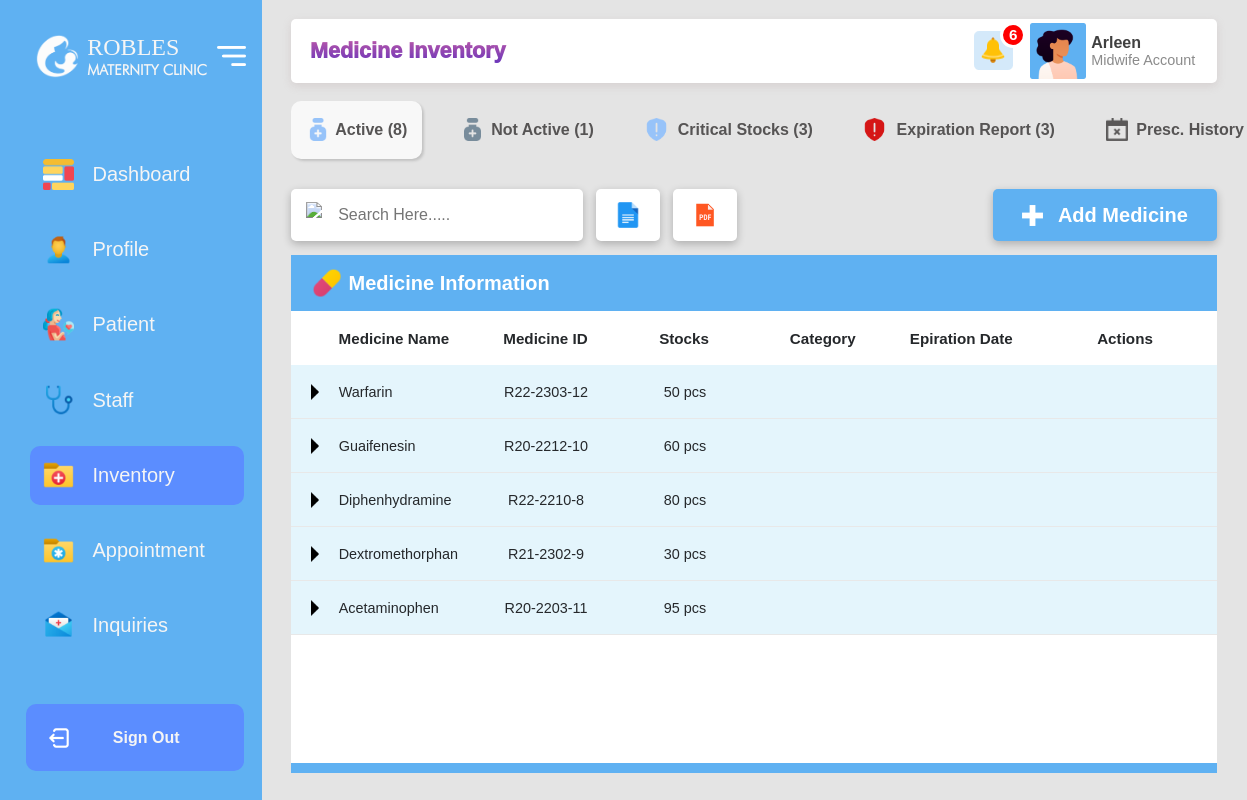
The page /adminMedicineInventory.php (signed in) on the database its author committed.
### tables this page shows
CREATE TABLE `general_tb` (
  `g_id` int(250) NOT NULL,
  `g_Sitename` varchar(250) NOT NULL,
  `g_LogoLight` varchar(250) NOT NULL,
  `g_LogoDark` varchar(250) NOT NULL,
  `g_Vision` varchar(250) NOT NULL,
  `g_Contact` varchar(250) NOT NULL,
  `g_Location` varchar(250) NOT NULL,
  `g_Email` varchar(250) NOT NULL,
  `g_WorkingHours` varchar(250) NOT NULL,
  `h_Tagline` varchar(250) NOT NULL,
  `h_Layoutimg` varchar(250) NOT NULL,
  `h_slide1` varchar(250) NOT NULL,
  `h_slide2` varchar(250) NOT NULL,
  `h_slide3` varchar(250) NOT NULL,
  `a_about` varchar(1000) NOT NULL,
  `a_layoutimg` varchar(250) NOT NULL,
  `e_content` varchar(1000) NOT NULL,
  `e_staffImage` varchar(1000) NOT NULL,
  `e_staffQuoute` longtext NOT NULL,
  `e_staffQuoteBy` varchar(1000) NOT NULL,
  `s_img` varchar(1000) NOT NULL,
  `s_Sheader` varchar(1000) NOT NULL,
  `s_sDesc` longtext NOT NULL,
  `holidays` longtext NOT NULL,
  `holiday_name` text NOT NULL,
  `companyCode` varchar(250) NOT NULL,
  `googlemap` text NOT NULL,
  `facebook` text NOT NULL
);

CREATE TABLE `staff_db` (
  `main_id` int(250) NOT NULL,
  `id` varchar(250) NOT NULL,
  `fname` varchar(100) NOT NULL,
  `mname` varchar(100) NOT NULL,
  `lname` varchar(100) NOT NULL,
  `reg` varchar(250) NOT NULL,
  `street` varchar(100) NOT NULL,
  `bar` varchar(100) NOT NULL,
  `mun` varchar(100) NOT NULL,
  `prov` varchar(100) NOT NULL,
  `civil_status` varchar(100) NOT NULL,
  `religion` varchar(100) NOT NULL,
  `phone` varchar(100) NOT NULL,
  `email` varchar(100) NOT NULL,
  `birthday` varchar(100) NOT NULL,
  `age` varchar(100) NOT NULL,
  `username` varchar(100) NOT NULL,
  `password` varchar(100) NOT NULL,
  `role` varchar(100) NOT NULL,
  `schedule` varchar(100) NOT NULL,
  `time` varchar(100) NOT NULL,
  `profile_photo` varchar(100) NOT NULL,
  `date_start` varchar(250) NOT NULL,
  `date_end` varchar(250) NOT NULL,
  `status` varchar(250) NOT NULL
);

CREATE TABLE `medicine_tb` (
  `edit_delete` longtext NOT NULL,
  `id` int(11) NOT NULL,
  `main_id` varchar(250) NOT NULL,
  `name` varchar(100) NOT NULL,
  `subname` varchar(250) NOT NULL,
  `category` varchar(250) NOT NULL,
  `type` varchar(100) NOT NULL,
  `description` varchar(100) NOT NULL,
  `substock` varchar(250) NOT NULL,
  `mfg_date` varchar(250) NOT NULL,
  `expiration_date` varchar(100) NOT NULL,
  `status` varchar(100) NOT NULL,
  `main_stat` varchar(250) NOT NULL,
  `stocks` varchar(250) NOT NULL,
  `critStock` varchar(250) NOT NULL
);

### adminMedicineInventory.php (the view, shortened to what the rows shown need)
<?php
require 'php/adminActivelogin.php';
require 'php/generic.php';
$row_g = mysqli_fetch_array($search_general);
$rowName = explode(" ",$row_g['g_Sitename']);
$rowNameFirst = $rowName[0];
array_shift($rowName);
$rowSecondName = implode(" ",$rowName);
?>
<!DOCTYPE html>
<html lang="en">
  <head>
     <link rel="stylesheet" href="css/Desktop/Admin-adminGlobal.css">
     <link rel="stylesheet" href="css/Desktop/Admin-adminMedicineInventory.css">
     <link rel="stylesheet" href="AnimBackend/jquery.css">
    <link rel="stylesheet" type="text/css" href="https://cdn.jsdelivr.net/npm/daterangepicker/daterangepicker.css" />
  </head>
<body>
<div class="for_desktop">
    <div id="left" class="side_navbar">
            <div id="left_bar">
                    <div id="logo_bar" class="left_bar1">
                        <img src="upload_img_generic/<?php echo $row_g['g_LogoLight']; ?>" id="logo_img">
                    </div>
            </div>
            <div id="right_bar">
                    <div id="logo_bar" class="right_navbar">
                        <div id="logo_text">
                            <p class="a" style="text-transform:uppercase;"><?php echo $rowNameFirst; ?></p>
                            <p class="b"><?php echo $rowSecondName; ?></p>
                        </div>
                    </div>
            </div>
    </div>
    <div id="right" class="right_content_dashboard for_reload_right_table">
            <div id="dashboard_top">
                <div id="dash_right">
                    <?php
                        $row_active = mysqli_fetch_array($search_resulthover);
                    ?>
                    <div id="profile_container" title="Visit Profile" onclick="profile()">
                        <div id="name_profile">
                            <p id="name_text"><?php echo $row_active['fname']; ?></p>
                            <p id="role_text"><?php echo $row_active['role']; ?> Account</p>
                        </div>
                    </div>
                </div>
            </div>
            <div id="dashboard_content">
                <div id="medicine_content">
                    <table id="table_header" class="table_header_medicine">
                        <thead>
                            <tr>
                                <th style="width:5%;" class="th1"></th>
                                <th style="width:15%; text-align:left;" class="th2">Medicine Name</th>
                                <th style="width:15%;" class="th3">Medicine ID</th>
                                <th style="width:15%;" id="edit_stocks_daysleft" class="th4">Stocks</th>
                                <th style="width:15%;" class="th5">Category</th>
                                <th style="width:15%;" class="th6">Epiration Date<th>
                                <th style="width:20%;" class="th7">Actions</th>
                            </tr>
                        </thead>
                    </table>
      <div id="med_cont_tb" class="med_cont_tb">
                    <table class="table_med_search" id="table_active_med">
                        <?php
                                $date = new DateTime('now');
                                $effectiveDate1 = $date->format('Y-m-d');
                                $sql = "SELECT * FROM medicine_tb ORDER BY name DESC " ;
                                $search_pendingApp = filterTable($sql);
                                function filterTable($sql){
                                    $con=mysqli_connect('localhost','root','','robles_db');
                                    $filter_pendingApp = mysqli_query($con, $sql);
                                    return $filter_pendingApp;
                                }
                                $sr = 0;
                                while($row = mysqli_fetch_array($search_pendingApp)):
                                    $strSubname = $row['subname'];
                                    $strSubstock = $row['substock'];
                                    $strSubexpdate = $row['expiration_date'];
                                    $strSubStat = $row['status'];
                                    $arraySubname = explode(',', $strSubname );
                                    $arraySubstock = explode(',', $strSubstock );
                                    $arrayExpdate = explode(',', $strSubexpdate );
                                    $arrayStat = explode(',', $strSubStat );
                                    $totalStock = 0;
                                    for($z = 0 ; $z<count($arraySubname); $z++){
                                        if($arrayStat[$z] == "activated" && $effectiveDate1 != $arrayExpdate[$z]){
                                        $totalStock+=$arraySubstock[$z];
                                        }
                                    }
                                    if($totalStock!== 0){
                                    echo "<tr style='background:#e4f5fc;'>";
                        ?>
                                <td style="width:5%;">
                                    <center>
                                    <img src="images/icons/dashboard/dropright.png" id="dropright<?php echo $sr; ?>" class="dropright" title="See more" onclick="seeMoremed_Act(<?php echo $sr; ?>)">
                                    </center>
                                </td>
                                <td style="width:15%; text-align:left;" class="td_none<?php echo $sr; ?> td_none"><?php echo $row['name']; ?></td>
                                <td style="width:15%;" class="td_none<?php echo $sr; ?> td_none"><?php echo $row['main_id']; ?></td>
                                <td style="width:15%; text-transform:lowercase;" class="td_none<?php echo $sr; ?> td_none"><?php echo $totalStock; ?> pcs</td>
                                <td style="width:15%;" class="td_none<?php echo $sr; ?> td_none"></td>
                                <td style="width:15%;" class="td_none<?php echo $sr; ?> td_none"></td>
                                <td style="width:20%;" class="td_none<?php echo $sr; ?> td_none"></td>
                        <?php
                                    echo "</tr>";
                                }
                        ?>
                        <?php
                        $sr++; endwhile;  ?>
                    </table>
                    </div>
                </div>
            </div>
    </div>
</div>
</body>
</html>

### rows shown on the page
general_tb: g_LogoLight (picture), g_Sitename "ROBLES"
staff_db: fname "Arleen", role "Midwife"
medicine_tb: name "Warfarin", main "R22-2303-12", totalStock "50"
medicine_tb: name "Guaifenesin", main "R20-2212-10", totalStock "60"
medicine_tb: name "Diphenhydramine", main "R22-2210-8", totalStock "80"
medicine_tb: name "Dextromethorphan", main "R21-2302-9", totalStock "30"
medicine_tb: name "Acetaminophen", main "R20-2203-11", totalStock "95"

### other values the page prints
$rowSecondName "MATERNITY CLINIC"
$notifCount1+$notifCount2 "6"
$total "8"
$total_deact "1"
$total_stock "3"
$total_exp "3"
